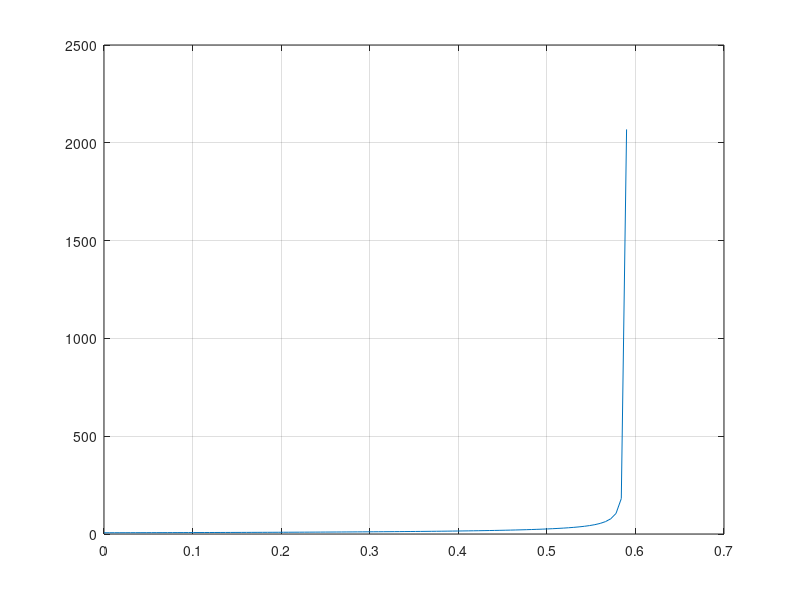

Source code (MATLAB):
close all;
clear;
figure

p = 0.1;

lamda = linspace(0, 0.59);

t = (0.9^5 - lamda).^(-1) + (0.9^4 - lamda).^(-1) + (0.9^3 - lamda).^(-1) ...
    + (0.9^2 - lamda).^(-1) + (1.8 - lamda).^(-1);

plot(lamda, t);

grid